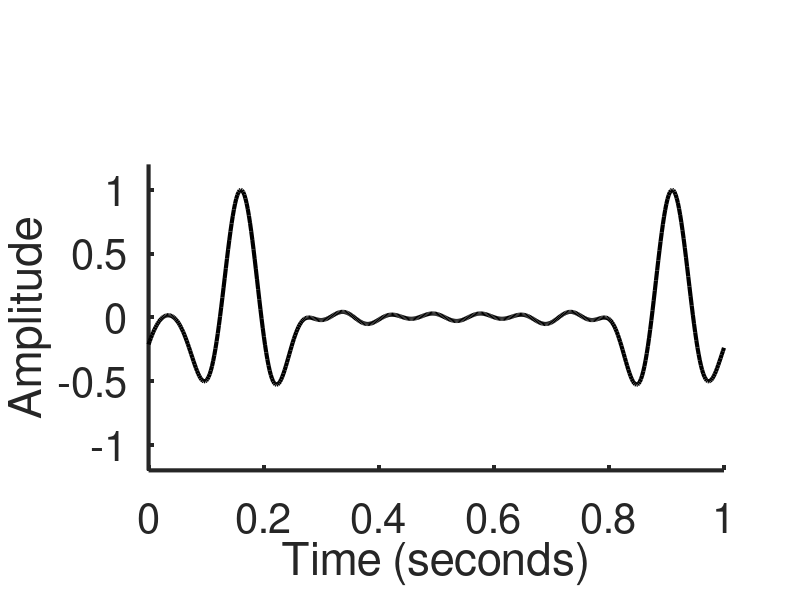
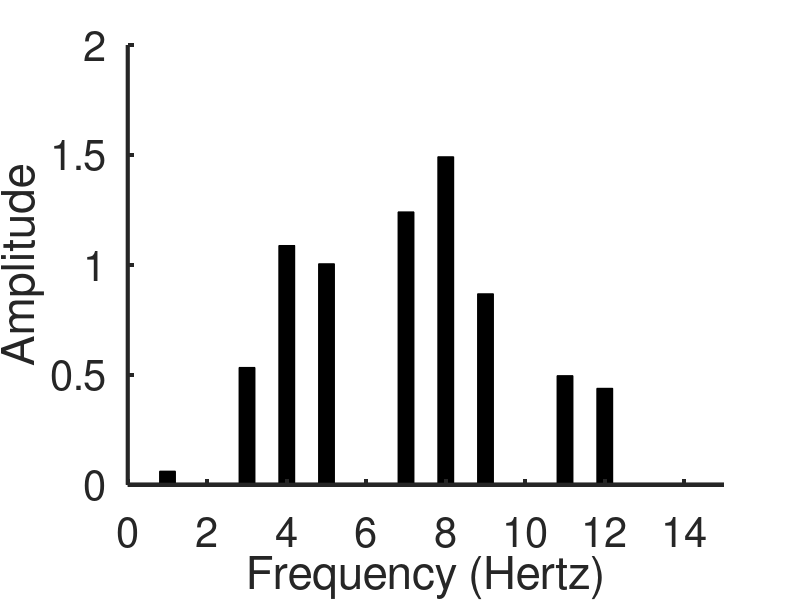
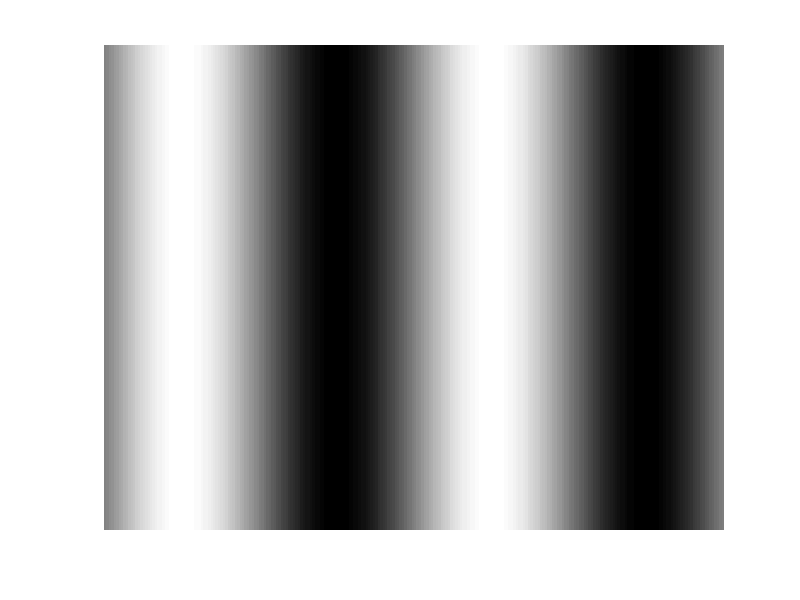

MATLAB code to generate these figures, in order:
%% 
%Script to make figures for SSVEP review

%Change matlab default plotting options for better publication quality plots
set(0,'DefaultLineLineWidth',3)
set(0,'DefaultFigureColor','w')
set(0,'DefaultAxesFontSize',30)
set(0,'DefaultTextFontSize',30)
myCol = [0 0 0; 0 0 0];
set(0,'DefaultAxesColorOrder',myCol)
set(0,'DefaultAxesLineStyleOrder',{'-',':'})
set(0,'DefaultAxesLineWidth',3)

%%
figure(400)
nPix = 256;
w=2;
[x y] = ndgrid(linspace(-pi,pi,nPix),linspace(-pi,pi,nPix));

stim = sin(w*y);

imagesc(stim)
colormap(gray)
axis off
%% Generate onset/offset response (i.e. odd and even harmonics)
nT=500;
t=linspace(0,1,nT);

% wList= [ 2 4 6 8 10];
% wAmp = complex([0 .707 0 1 0],[.5 .707 .5 0 .5]);     

 wList= [1:1:12]';
 nF = length(wList);
 wAmp = [linspace(.05,1,nF/2) linspace(1,.25,nF/2) ]';
 wAmp(2:2:end) = wAmp(2:2:end)*1;
 %wPhase = (-1*wList)+repmat([3*pi/2 4*pi/3]',nF/2,1);
 wPhase = (-1*wList)+repmat([0*pi/2 0*pi/2]',nF/2,1);
 
 wAmp = cos(wPhase).*wAmp + 1i.*sin(wPhase).*wAmp;
 
%Make a fourier basis set for an easy waveform creator:
dutyCycle= .75
fourierBasis = dftmtx(nT);
invFourier  = conj(fourierBasis)/nT;
waveForm = wAmp'*fourierBasis(wList+1,:);
waveForm = real(waveForm);
waveForm = waveForm + circshift(waveForm,round(nT*dutyCycle));
waveForm = waveForm./max(abs(waveForm));
%

wAmp= 12*(abs(invFourier(wList+1,:)*waveForm'));


%timecourse panels
    
figure(300)
clf;

plot(t,waveForm,'k');
haxes1=gca;
hold on;
xlabel('Time (seconds)')
ylabel('Amplitude');
ylim([-1.2 1.2])
set(gca,'box','off')

% xticklocs = linspace(0,1,7);
% xticklabels = num2str(mod(xticklocs*360*w,360)','%3.0f');
% if i==1,
%     hfig1_pos = get(gcf,'Position')
% else
%     set(gcf,'Position',hfig1_pos);
% end

haxes1_pos = get(haxes1,'Position'); % store position of first axes
haxes1_pos(2) = haxes1_pos(2)*1;
haxes1_pos(2) = haxes1_pos(2)*1.1;
haxes1_pos(3) = haxes1_pos(3)*1;
haxes1_pos(4) = haxes1_pos(4)*.7;

set(haxes1,'Position',haxes1_pos);
% haxes2 = axes('Position',haxes1_pos,...
%     'XAxisLocation','top',...
%     'Color','none','YTick',[],'XTick',xticklocs,'XTickLabel',xticklabels);
% xlabel(haxes2,'Phase (degrees)')


%Make spec plot
figure(301);
clf;
%set(gcf,'Position',hfig1_pos);
freqs = 0:.5:20;
amps = 0*ones(size(freqs));
amps(2*wList+1)=abs(wAmp);

if exist('pdSpecPlot')
    pdSpecPlot(freqs,amps,[]);
else
    bar(freqs,amps);
end
% haxes1=gca;
% haxes1_pos = get(haxes1,'Position'); % store position of first axes
% haxes1_pos(2) = haxes1_pos(2)*1;
% haxes1_pos(2) = haxes1_pos(2)*1.1;
% haxes1_pos(3) = haxes1_pos(3)*1;
% haxes1_pos(4) = haxes1_pos(4)*.8;

%set(haxes1,'Position',haxes1_pos);
%ylim([0 1])
xlim([0 15])
xlabel('Frequency (Hertz)')
ylabel('Amplitude');
set(gca,'box','off')

% 
% %% Generate reversal response (i.e. even harmonics)
% nT=500;
% t=linspace(0,1,nT);
% 
% % wList= [ 2 4 6 8 10];
% % wAmp = complex([0 .707 0 1 0],[.5 .707 .5 0 .5]);     
%  
% wList= [1:1:12]';
%  nF = length(wList);
%  wAmp = [linspace(.05,1,nF/2) linspace(1,.25,nF/2) ]';
% wAmp(1:2:end) = 0;
%  wPhase = (-1*wList)+repmat([0 pi/2]',nF/2,1);
%  
%  wAmp = cos(wPhase).*wAmp + 1i.*sin(wPhase).*wAmp;
%  
% %Make a fourier basis set for an easy waveform creator:
% 
% fourierBasis = dftmtx(nT);
% waveForm = wAmp'*fourierBasis(wList+1,:);
% waveForm = real(waveForm);
% waveForm = waveForm./max(abs(waveForm));
% %
% 
% %timecourse panels
%     
% figure(310)
% clf;
% 
% plot(t,waveForm,'k');
% haxes1=gca;
% hold on;
% xlabel('Time (seconds)')
% ylabel('Amplitude');
% ylim([-1.2 1.2])
% set(gca,'box','off')
% 
% xticklocs = linspace(0,1,7);
% xticklabels = num2str(mod(xticklocs*360*w,360)','%3.0f');
% if i==1,
%     hfig1_pos = get(gcf,'Position')
% else
%     set(gcf,'Position',hfig1_pos);
% 
% end
% haxes1_pos = get(haxes1,'Position'); % store position of first axes
% haxes1_pos(2) = haxes1_pos(2)*1;
% haxes1_pos(2) = haxes1_pos(2)*1.1;
% haxes1_pos(3) = haxes1_pos(3)*1;
% haxes1_pos(4) = haxes1_pos(4)*.7;
% 
% set(haxes1,'Position',haxes1_pos);
% % haxes2 = axes('Position',haxes1_pos,...
% %     'XAxisLocation','top',...
% %     'Color','none','YTick',[],'XTick',xticklocs,'XTickLabel',xticklabels);
% % xlabel(haxes2,'Phase (degrees)')
% 
% 
% %Make spec plot
% figure(311);
% clf;
% %set(gcf,'Position',hfig1_pos);
% freqs = 0:.5:20;
% amps = 0*ones(size(freqs));
% amps(2*wList+1)=abs(wAmp);
% pdSpecPlot(freqs,amps,[]);
% 
% % haxes1=gca;
% % haxes1_pos = get(haxes1,'Position'); % store position of first axes
% % haxes1_pos(2) = haxes1_pos(2)*1;
% % haxes1_pos(2) = haxes1_pos(2)*1.1;
% % haxes1_pos(3) = haxes1_pos(3)*1;
% % haxes1_pos(4) = haxes1_pos(4)*.8;
% 
% %set(haxes1,'Position',haxes1_pos);
% ylim([0 1])
% xlim([0 15])
% xlabel('Frequency (Hertz)')
% ylabel('Amplitude');
% set(gca,'box','off')










